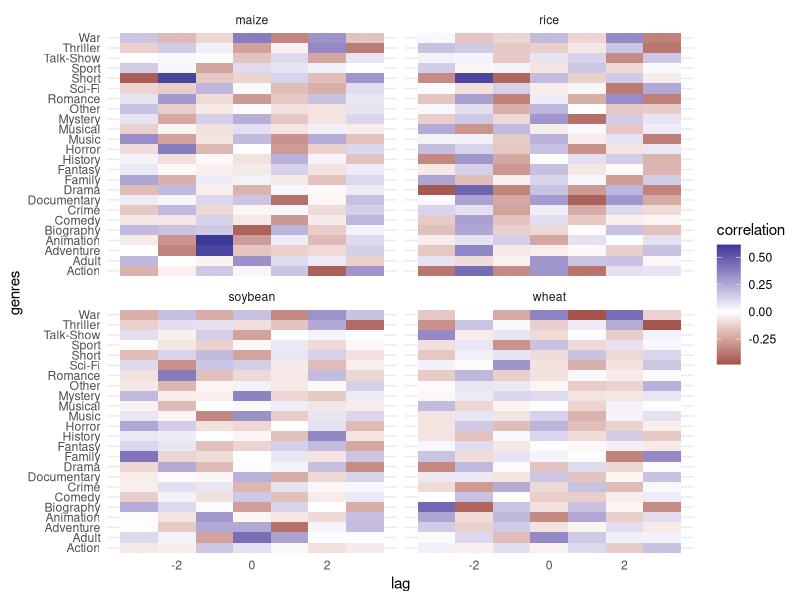
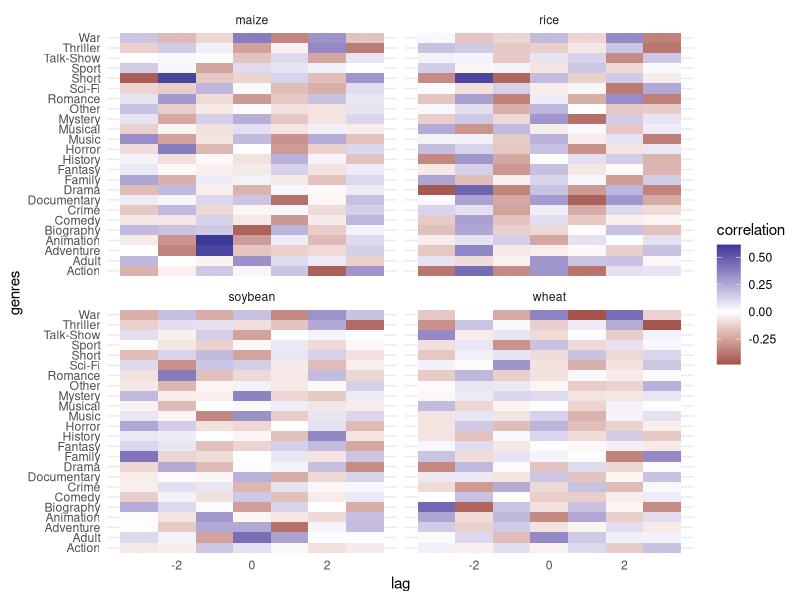

These charts were generated, in order, by the following R code:
library(dplyr)
library(purrr)
library(ggplot2)

# Load data

df <- read.csv("combined_yield_ratings.csv")

max_lag <- 3

# Lagged correlation analysis

lagged_results <-
  df %>%
  group_by(crop, genres) %>%
  group_modify(~{
    
    x <- .x$pct_change_yield
    y <- .x$pct_change_rating
    
    map_dfr(-max_lag:max_lag, function(k){
      
      if(k < 0){
        
        x_shift <- x[1:(length(x)+k)]
        y_shift <- y[(1-k):length(y)]
        
      } else if(k > 0){
        
        x_shift <- x[(1+k):length(x)]
        y_shift <- y[1:(length(y)-k)]
        
      } else {
        
        x_shift <- x
        y_shift <- y
        
      }
      
      test <- cor.test(
        x_shift,
        y_shift,
        use = "complete.obs"
      )
      
      data.frame(
        lag = k,
        correlation = unname(test$estimate),
        p_value = test$p.value,
        n = sum(complete.cases(x_shift, y_shift))
      )
      
    })
    
  }) %>%
  ungroup()

# Export full results

write.csv(
  lagged_results,
  "lagged_correlations.csv",
  row.names = FALSE
)

# Significant lagged correlations

significant_results <-
  lagged_results %>%
  filter(p_value < 0.05) %>%
  arrange(p_value)

write.csv(
  significant_results,
  "significant_lagged_correlations.csv",
  row.names = FALSE
)

# Strongest lag by crop-genre pair

strongest_lags <-
  lagged_results %>%
  group_by(crop, genres) %>%
  slice_max(
    abs(correlation),
    n = 1,
    with_ties = FALSE
  ) %>%
  ungroup()

# Top 10 strongest lagged correlations

top10_absolute <-
  lagged_results %>%
  mutate(
    abs_corr = abs(correlation)
  ) %>%
  arrange(desc(abs_corr)) %>%
  slice_head(n = 10)

write.csv(
  top10_absolute,
  "top10_lagged_correlations.csv",
  row.names = FALSE
)

# Heatmap visualization

heatmap_plot <-
  ggplot(
    lagged_results,
    aes(
      x = lag,
      y = genres,
      fill = correlation
    )
  ) +
  geom_tile() +
  facet_wrap(~ crop) +
  scale_fill_gradient2() +
  theme_minimal()

heatmap_plot

ggsave(
  "lagged_correlation_heatmap.png",
  plot = heatmap_plot,
  width = 12,
  height = 8,
  dpi = 300
)
